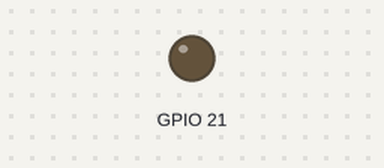
The program below on a simulated Raspberry Pi (BCM pin numbers). Parts: output pins drawn as LEDs (lit = HIGH). What the program prints to the terminal is not drawn.

Above: at 1.5 s.
At 13.8 s:
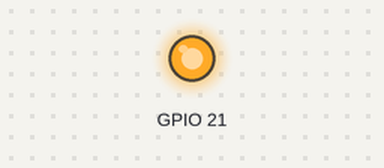
Timing chart, 0 to 25.6 s (numbered marks = the images above):
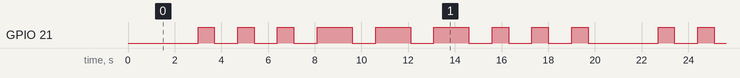

Measured:
- by itself, GPIO 21: repeats every 19.7 s: 2 × (LOW 1.0 s, HIGH 0.70 s), 3 × (LOW 1.0 s, HIGH 1.5 s), 3 × (LOW 1.0 s, HIGH 0.70 s), LOW 3.0 s, HIGH 0.70 s
- by itself, everything shown: repeats every 19.7 s, in 18 steps

The program:

SOS.py
```python
import RPi.GPIO as gpio
import time


def main():
    gpio.setmode(gpio.BCM)
    gpio.setup(21, gpio.OUT)

    print('start')

    while True:
        time.sleep(2)
        for i in [0.7, 0.7, 0.7, 1.5, 1.5, 1.5, 0.7, 0.7, 0.7]:
            time.sleep(1)
            gpio.output(21, True)
            time.sleep(i)
            gpio.output(21, False)


if __name__ == "__main__":
    try:
        main()
    except:
        gpio.cleanup()
        print("Keyboard interrupt")
```
